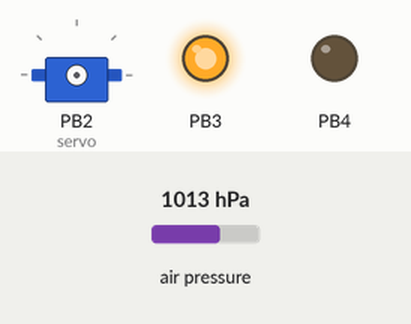
Simulated run of this sketch. Board: ATtiny85, built with avr-gcc and run on an emulated ATtiny85. On the bench: servo, output pins drawn as LEDs (lit = HIGH). The test bench sets the inputs (shaded band); at power-on: air pressure 1013 hPa.

Above: at 0.1 s.
At 1.6 s:
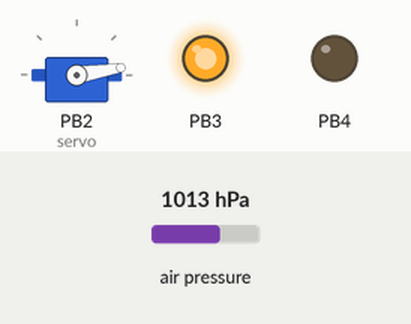
At 4.6 s:
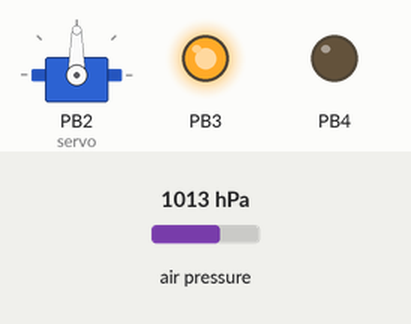
Timing chart, 0 to 6.1 s (numbered marks = the images above):
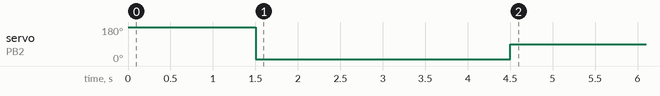

The sketch:

weather_code.ino
```cpp
/*
  Електронний прогнозувальник погоди за зміною тиску
  на основі барометричного датчику BMP 180
*/


//-----------------------НАЛАШТУВАННЯ---------------------
#define servo_invert 1       // якщо серва обертається в інший бік, змініть значення (1 на 0, 0 на 1)
#define battery_min 3000     // мінімальний рівень заряду батареї для відображення
#define battery_max 5000     // максимальний рівень заряду батареї для відображення
//-----------------------НАЛАШТУВАННЯ---------------------

#define servo_Vcc 12           // пін живлення, куди підключений мосфет

//------ІНВЕРСІЯ------
#if servo_invert == 1
#define servo_180 0
#define servo_0 180
#else
#define servo_0 0
#define servo_180 180
#endif
//------ІНВЕРСІЯ------

//------БІБЛІОТЕКИ------
#include <Servo.h>             // бібліотека серво
#include <Wire.h>              // допоміжна бібліотека датчика
#include <Adafruit_BMP085.h>   // бібліотека датчика
#include <LowPower.h>          // бібліотека сну
//------ІНВЕРСІЯ------

boolean wake_flag, move_arrow;
int sleep_count, angle, delta, last_angle = 90;
float k = 0.8;
float my_vcc_const = 1.080;    // константа вольтметра
unsigned long pressure, aver_pressure, pressure_array[6], time_array[6];
unsigned long sumX, sumY, sumX2, sumXY;
float a, b;

Servo servo;
Adafruit_BMP085 bmp; //оголосити датчик з ім'ям bmp

void setup() {
  Serial.begin(9600);
  pinMode(servo_Vcc, OUTPUT);
  pinMode(A3, OUTPUT);
  pinMode(A2, OUTPUT);
  digitalWrite(A3, 1);             // подати живлення на датчик
  digitalWrite(A2, 0);
  delay(500);
  bmp.begin(BMP085_ULTRAHIGHRES);  // увімкнути датчик
  servo.attach(2);                 // підключити серво
  servo.write(servo_0);            // увести серво в крайнє ліве положення
  delay(1000);
  int voltage = readVcc();         // зчитати напругу живлення

  // перетворити її в діапазон повороту вала сервомашинки
  voltage = map(voltage, battery_min, battery_max, servo_0, servo_180);
  voltage = constrain(voltage, 0, 180);
  servo.write(voltage);            // повернути серво під кут заряду
  delay(3000);
  servo.write(90);                 // поставити серво в центр
  delay(2000);
  digitalWrite(servo_Vcc, 0);      // відключити серво
  pressure = aver_sens();          // знайти поточний тиск за середнім арифметичним
  for (byte i = 0; i < 6; i++) {   // лічильник від 0 до 5
    pressure_array[i] = pressure;  // заповнити весь масив поточним тиском
    time_array[i] = i;             // заповнити масив часу числами 0 - 5
  }
}

void loop() {
  if (wake_flag) {
    delay(500);
    pressure = aver_sens();                          // знайти поточний тиск за середнім арифметичним
    for (byte i = 0; i < 5; i++) {                   // лічильник від 0 до 5 (так, до 5. Так як 4 менше 5)
      pressure_array[i] = pressure_array[i + 1];     // зсунути масив тисків КРІМ ОСТАННЬОЇ КОМІРКИ на крок назад
    }
    pressure_array[5] = pressure;                    // останній елемент масиву тепер - новий тиск
    sumX = 0;
    sumY = 0;
    sumX2 = 0;
    sumXY = 0;
    for (int i = 0; i < 6; i++) {                    // для всіх елементів масиву
      sumX += time_array[i];
      sumY += (long)pressure_array[i];
      sumX2 += time_array[i] * time_array[i];
      sumXY += (long)time_array[i] * pressure_array[i];
    }
    a = 0;
    a = (long)6 * sumXY;             // розрахунок коефіцієнта нахилу прямої
    a = a - (long)sumX * sumY;
    a = (float)a / (6 * sumX2 - sumX * sumX);
    delta = a * 6;                   // розрахунок зміни тиску
    angle = map(delta, -250, 250, servo_0, servo_180);  // перерахувати в кут повороту серви
    angle = constrain(angle, 0, 180);                   // обмежити діапазон

    // далі така штука: якщо кут не сильно змінився з попереднього разу, то немає сенсу зайвий раз включати серво
    // і витрачати енергію/жужжати. Тому знаходимо різницю, і якщо зміна суттєва - то повертаємо стрілку
    if (abs(angle - last_angle) > 7) move_arrow = 1;
    if (move_arrow) {
      last_angle = angle;
      digitalWrite(servo_Vcc, 1);      // подати живлення на серво
      delay(300);                      // затримка для стабільності
      servo.write(angle);              // повернути серво
      delay(1000);                     // дати час на поворот
      digitalWrite(servo_Vcc, 0);      // відключити серво
      move_arrow = 0;
    }

    if (readVcc() < battery_min) LowPower.powerDown(SLEEP_FOREVER, ADC_OFF, BOD_OFF); // вічний сон, якщо акумулятор розряджений
    wake_flag = 0;
    delay(10);                       // затримка для стабільності
  }

  LowPower.powerDown(SLEEP_8S, ADC_OFF, BOD_OFF);      // спати 8 секунд. режим POWER_OFF, АЦП вимкнено
  sleep_count++;            // +1 до лічильника прокидань

  if (sleep_count >= 70) {  // якщо час сну перевищив 10 хвилин (75 разів по 8 секунд - підгонка = 70)
    wake_flag = 1;          // дозволити виконання розрахунку
    sleep_count = 0;        // обнулити лічильник
    delay(2);               // затримка для стабільності
  }
}

// середнє арифметичне від тиску
long aver_sens() {
  pressure = 0;
  for (byte i = 0; i < 10; i++) {
    pressure += bmp.readPressure();
  }
  aver_pressure = pressure / 10;
  return aver_pressure;
}

long readVcc() { //функція зчитування внутрішнього опорного напруги, універсальна (для всіх ардуін)
#if defined(__AVR_ATmega32U4__) || defined(__AVR_ATmega1280__) || defined(__AVR_ATmega2560__)
  ADMUX = _BV(REFS0) | _BV(MUX4) | _BV(MUX3) | _BV(MUX2) | _BV(MUX1);
#elif defined (__AVR_ATtiny24__) || defined(__AVR_ATtiny44__) || defined(__AVR_ATtiny84__)
  ADMUX = _BV(MUX5) | _BV(MUX0);
#elif defined (__AVR_ATtiny25__) || defined(__AVR_ATtiny45__) || defined(__AVR_ATtiny85__)
  ADMUX = _BV(MUX3) | _BV(MUX2);
#else
  ADMUX = _BV(REFS0) | _BV(MUX3) | _BV(MUX2) | _BV(MUX1);
#endif
  delay(2); // Зачекати, поки Vref стабілізується
  ADCSRA |= _BV(ADSC); // Почати перетворення
  while (bit_is_set(ADCSRA, ADSC)); // вимірювання
  uint8_t low  = ADCL; // спочатку читаємо ADCL - воно блокує ADCH
  uint8_t high = ADCH; // розблокувати обидва
  long result = (high << 8) | low;

  result = my_vcc_const * 1023 * 1000 / result; // розрахунок реального VCC
  return result; // повертає VCC
}
```
